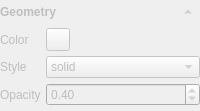
        <widget class="QWidget" name="widget_geometry" native="true">
         <property name="enabled">
          <bool>false</bool>
         </property>
         <layout class="QGridLayout" name="gridLayout_4">
          <property name="leftMargin">
           <number>0</number>
          </property>
          <property name="topMargin">
           <number>0</number>
          </property>
          <property name="rightMargin">
           <number>0</number>
          </property>
          <property name="bottomMargin">
           <number>5</number>
          </property>
          <property name="spacing">
           <number>5</number>
          </property>
          <item row="0" column="0">
           <widget class="QLabel" name="label_17">
            <property name="font">
             <font>
              <weight>75</weight>
              <bold>true</bold>
             </font>
            </property>
            <property name="text">
             <string>Geometry</string>
            </property>
           </widget>
          </item>
          <item row="0" column="1">
           <widget class="QToolButton" name="toolButton_geometry_toggle">
            <property name="text">
             <string>...</string>
            </property>
            <property name="autoRaise">
             <bool>true</bool>
            </property>
            <property name="arrowType">
             <enum>Qt::UpArrow</enum>
            </property>
           </widget>
          </item>
          <item row="1" column="0" colspan="2">
           <widget class="QWidget" name="widget_geometry_opts" native="true">
            <layout class="QGridLayout" name="gridLayout_10">
             <property name="leftMargin">
              <number>0</number>
             </property>
             <property name="topMargin">
              <number>0</number>
             </property>
             <property name="rightMargin">
              <number>0</number>
             </property>
             <property name="bottomMargin">
              <number>0</number>
             </property>
             <property name="spacing">
              <number>5</number>
             </property>
             <item row="1" column="0">
              <widget class="QLabel" name="label_29">
               <property name="text">
                <string>Style</string>
               </property>
              </widget>
             </item>
             <item row="0" column="0">
              <widget class="QLabel" name="label_13">
               <property name="text">
                <string>Color</string>
               </property>
              </widget>
             </item>
             <item row="2" column="0">
              <widget class="QLabel" name="label_15">
               <property name="text">
                <string>Opacity</string>
               </property>
              </widget>
             </item>
             <item row="0" column="1">
              <widget class="QToolButton" name="toolButton_geometry_color">
               <property name="text">
                <string/>
               </property>
               <property name="autoRaise">
                <bool>false</bool>
               </property>
              </widget>
             </item>
             <item row="1" column="1">
              <widget class="ComboBox" name="comboBox_regions_style">
               <property name="currentIndex">
                <number>1</number>
               </property>
               <item>
                <property name="text">
                 <string>wire</string>
                </property>
               </item>
               <item>
                <property name="text">
                 <string>solid</string>
                </property>
               </item>
               <item>
                <property name="text">
                 <string>edges</string>
                </property>
               </item>
               <item>
                <property name="text">
                 <string>points</string>
                </property>
               </item>
              </widget>
             </item>
             <item row="2" column="1">
              <widget class="QDoubleSpinBox" name="doubleSpinBox_geometry_opacity">
               <property name="sizePolicy">
                <sizepolicy hsizetype="Expanding" vsizetype="Fixed">
                 <horstretch>0</horstretch>
                 <verstretch>0</verstretch>
                </sizepolicy>
               </property>
               <property name="maximum">
                <double>1.000000000000000</double>
               </property>
               <property name="singleStep">
                <double>0.100000000000000</double>
               </property>
               <property name="value">
                <double>0.400000000000000</double>
               </property>
              </widget>
             </item>
            </layout>
           </widget>
          </item>
         </layout>
        </widget>
